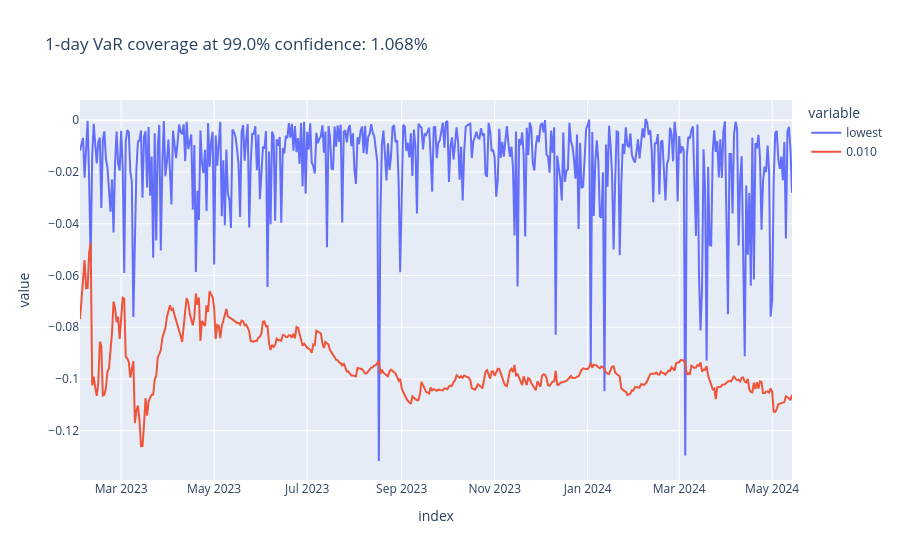

Notebook source saved alongside this figure:
### Code cell
plot_coverage(df_var_full, "0.010")

### Figure 1 — Plotly figure (JSON) as saved in the notebook; plotly's stock layout.template omitted (floating-point values rounded to 4 significant figures; data arrays with more than 128 entries replaced by an {"elided": "..."} marker saying what was removed)
{"data": [{"hovertemplate": "variable=lowest<br>index=%{x}<br>value=%{y}<extra></extra>", "legendgroup": "lowest", "line": {"color": "#636efa", "dash": "solid"}, "marker": {"symbol": "circle"}, "mode": "lines", "name": "lowest", "orientation": "v", "showlegend": true, "type": "scatter", "x": {"elided": "468 str values"}, "xaxis": "x", "y": {"elided": "468 float values"}, "yaxis": "y"}, {"hovertemplate": "variable=0.010<br>index=%{x}<br>value=%{y}<extra></extra>", "legendgroup": "0.010", "line": {"color": "#EF553B", "dash": "solid"}, "marker": {"symbol": "circle"}, "mode": "lines", "name": "0.010", "orientation": "v", "showlegend": true, "type": "scatter", "x": {"elided": "468 str values"}, "xaxis": "x", "y": {"elided": "468 float values"}, "yaxis": "y"}], "layout": {"legend": {"title": {"text": "variable"}, "tracegroupgap": 0}, "title": {"text": "1-day VaR coverage at 99.0% confidence: 1.068%"}, "xaxis": {"anchor": "y", "domain": [0, 1], "title": {"text": "index"}}, "yaxis": {"anchor": "x", "domain": [0, 1], "title": {"text": "value"}}}}
